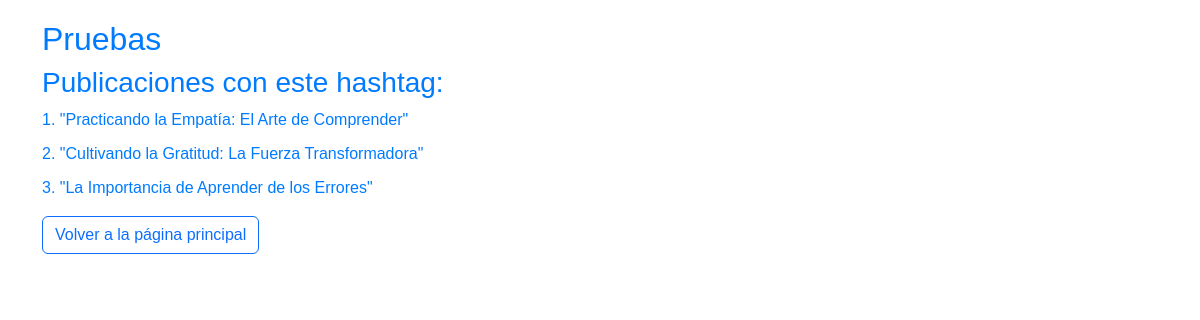
Page /hashtag/2/ on the committed database.
### blog/models.py (models this page shows, shortened)
class Hashtag(models.Model):
    nombre = models.CharField(max_length=200)

class Post(models.Model):
    titulo = models.CharField(max_length=200)
    texto = models.TextField()
    fecha = models.DateTimeField(default=timezone.now)
    autor = models.ForeignKey(User, on_delete=models.CASCADE)
    categoria = models.ForeignKey(Category, on_delete=models.CASCADE)
    etiquetas = models.ManyToManyField(Hashtag)

### blog/views.py (the view)
# urls.py: path('hashtag/<int:hashtag_id>/', hashtag_detail, name='hashtag_detail'),  # Asegúrate de tener el nombre correcto aquí
def hashtag_detail(request, hashtag_id):
    hashtag = get_object_or_404(Hashtag, pk=hashtag_id)  # Corregir el nombre del modelo
    return render(request, 'hashtag_detail.html', {'hashtag': hashtag})

### blog/templates/hashtag_detail.html (shortened to what this page needs)
<!DOCTYPE html>
<html lang="en">
<head>
    <link rel="stylesheet" href="https://cdn.jsdelivr.net/npm/bootstrap@5.2.3/dist/css/bootstrap.min.css">
</head>
<body>
    <div class="container">
        <div class="row">
            <div class="col-md-8">
                <h2>{{ hashtag.nombre }}</h2>
                <h3>Publicaciones con este hashtag:</h3>
                <ul>
                    {% for post in hashtag.post_set.all %}
                        <li><a href="{% url 'post_detail' post.id %}">{{ post.titulo }}</a></li>
                    {% endfor %}
                </ul>
                <p><a href="{% url 'index' %}" class="btn btn-outline-primary">Volver a la página principal</a></p>
            </div>
        </div>
    </div>
</body>
</html>

### blog/templates/hashtag_detail.html (style rules this page uses)
body { font-family: 'Trebuchet MS', 'Lucida Sans Unicode', 'Lucida Grande', 'Lucida Sans', Arial, sans-serif; margin: 20px; }
h2 { color: #007bff; }
h3 { color: #007bff; }
ul { list-style-type: none; padding: 0; }
li { margin-bottom: 10px; }
a { color: #007bff; text-decoration: none; }

### rows in the picture
Hashtag: nombre "Pruebas"
Post: titulo "1. \"Practicando la Empatía: El Arte de Comprender\""
Post: titulo "2. \"Cultivando la Gratitud: La Fuerza Transformadora\""
Post: titulo "3. \"La Importancia de Aprender de los Errores\""
